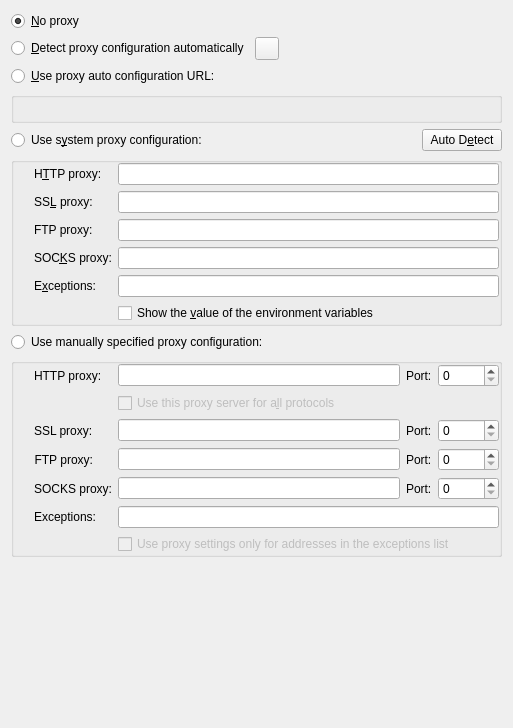
<?xml version="1.0" encoding="UTF-8"?>
<ui version="4.0">
 <class>ProxyDialogUI</class>
 <widget class="QWidget" name="ProxyDialogUI">
  <property name="geometry">
   <rect>
    <x>0</x>
    <y>0</y>
    <width>513</width>
    <height>728</height>
   </rect>
  </property>
  <property name="whatsThis">
   <string>&lt;qt&gt;
Setup proxy configuration.
&lt;p&gt;
A proxy server is an intermediate machine that sits between your computer and the Internet and provides services such as web page caching and filtering. Caching proxy servers give you faster access to web sites you have already visited by locally storing or caching those pages; filtering proxy servers usually provide the ability to block out requests for ads, spam, or anything else you want to block.
&lt;p&gt;
If you are uncertain whether or not you need to use a proxy server to connect to the Internet, consult your Internet service provider's setup guide or your system administrator.
&lt;/qt&gt;</string>
  </property>
  <layout class="QGridLayout" name="gridLayout">
   <item row="8" column="0" colspan="4">
    <spacer name="verticalSpacer">
     <property name="orientation">
      <enum>Qt::Orientation::Vertical</enum>
     </property>
     <property name="sizeType">
      <enum>QSizePolicy::Policy::MinimumExpanding</enum>
     </property>
     <property name="sizeHint" stdset="0">
      <size>
       <width>20</width>
       <height>42</height>
      </size>
     </property>
    </spacer>
   </item>
   <item row="4" column="3">
    <widget class="QPushButton" name="autoDetectButton">
     <property name="whatsThis">
      <string>&lt;qt&gt;Attempt automatic discovery of the environment variables used for setting system wide proxy information.&lt;p&gt; This feature works by searching for commonly used variable names such as HTTP_PROXY, FTP_PROXY and NO_PROXY.&lt;/qt&gt;</string>
     </property>
     <property name="text">
      <string>Auto D&amp;etect</string>
     </property>
    </widget>
   </item>
   <item row="0" column="0">
    <widget class="QRadioButton" name="noProxyRadioButton">
     <property name="whatsThis">
      <string>Connect to the Internet directly.</string>
     </property>
     <property name="text">
      <string>&amp;No proxy</string>
     </property>
     <property name="checked">
      <bool>true</bool>
     </property>
    </widget>
   </item>
   <item row="7" column="0" colspan="4">
    <widget class="QGroupBox" name="manualProxyGroupBox">
     <property name="title">
      <string/>
     </property>
     <property name="flat">
      <bool>true</bool>
     </property>
     <layout class="QFormLayout" name="formLayout">
      <property name="fieldGrowthPolicy">
       <enum>QFormLayout::FieldGrowthPolicy::ExpandingFieldsGrow</enum>
      </property>
      <property name="leftMargin">
       <number>20</number>
      </property>
      <property name="topMargin">
       <number>0</number>
      </property>
      <property name="rightMargin">
       <number>0</number>
      </property>
      <property name="bottomMargin">
       <number>0</number>
      </property>
      <item row="0" column="0">
       <widget class="QLabel" name="manualProxyHttpEditLabel">
        <property name="sizePolicy">
         <sizepolicy hsizetype="Fixed" vsizetype="Preferred">
          <horstretch>0</horstretch>
          <verstretch>0</verstretch>
         </sizepolicy>
        </property>
        <property name="text">
         <string>HTTP proxy:</string>
        </property>
        <property name="wordWrap">
         <bool>false</bool>
        </property>
        <property name="buddy">
         <cstring>manualProxyHttpEdit</cstring>
        </property>
       </widget>
      </item>
      <item row="0" column="1">
       <layout class="QHBoxLayout" name="horizontalLayout_4">
        <item>
         <widget class="QLineEdit" name="manualProxyHttpEdit">
          <property name="whatsThis">
           <string>Enter the address of the HTTP proxy server.</string>
          </property>
         </widget>
        </item>
        <item>
         <widget class="QLabel" name="manualProxyHttpSpinBoxLabel">
          <property name="text">
           <string>Port:</string>
          </property>
          <property name="buddy">
           <cstring>manualProxyHttpSpinBox</cstring>
          </property>
         </widget>
        </item>
        <item>
         <widget class="QSpinBox" name="manualProxyHttpSpinBox">
          <property name="maximumSize">
           <size>
            <width>32767</width>
            <height>32767</height>
           </size>
          </property>
          <property name="whatsThis">
           <string>Enter the port number of the HTTP proxy server.</string>
          </property>
          <property name="maximum">
           <number>65536</number>
          </property>
         </widget>
        </item>
       </layout>
      </item>
      <item row="1" column="1">
       <widget class="QCheckBox" name="useSameProxyCheckBox">
        <property name="enabled">
         <bool>false</bool>
        </property>
        <property name="text">
         <string>Use this proxy server for a&amp;ll protocols</string>
        </property>
       </widget>
      </item>
      <item row="2" column="0">
       <widget class="QLabel" name="manualProxyHttpsEditLabel">
        <property name="sizePolicy">
         <sizepolicy hsizetype="Fixed" vsizetype="Preferred">
          <horstretch>0</horstretch>
          <verstretch>0</verstretch>
         </sizepolicy>
        </property>
        <property name="text">
         <string>SSL proxy:</string>
        </property>
        <property name="wordWrap">
         <bool>false</bool>
        </property>
        <property name="buddy">
         <cstring>manualProxyHttpsEdit</cstring>
        </property>
       </widget>
      </item>
      <item row="2" column="1">
       <layout class="QHBoxLayout" name="horizontalLayout_3">
        <item>
         <widget class="QLineEdit" name="manualProxyHttpsEdit">
          <property name="whatsThis">
           <string>Enter the address of the HTTPS proxy server.</string>
          </property>
         </widget>
        </item>
        <item>
         <widget class="QLabel" name="manualProxyHttpsSpinBoxLabel">
          <property name="text">
           <string>Port:</string>
          </property>
          <property name="buddy">
           <cstring>manualProxyHttpsSpinBox</cstring>
          </property>
         </widget>
        </item>
        <item>
         <widget class="QSpinBox" name="manualProxyHttpsSpinBox">
          <property name="whatsThis">
           <string>Enter the port number of the HTTPS proxy server.</string>
          </property>
          <property name="maximum">
           <number>65536</number>
          </property>
         </widget>
        </item>
       </layout>
      </item>
      <item row="3" column="0">
       <widget class="QLabel" name="manualProxyFtpEditLabel">
        <property name="sizePolicy">
         <sizepolicy hsizetype="Fixed" vsizetype="Preferred">
          <horstretch>0</horstretch>
          <verstretch>0</verstretch>
         </sizepolicy>
        </property>
        <property name="text">
         <string>FTP proxy:</string>
        </property>
        <property name="alignment">
         <set>Qt::AlignmentFlag::AlignRight|Qt::AlignmentFlag::AlignTrailing|Qt::AlignmentFlag::AlignVCenter</set>
        </property>
        <property name="wordWrap">
         <bool>false</bool>
        </property>
        <property name="buddy">
         <cstring>manualProxyFtpEdit</cstring>
        </property>
       </widget>
      </item>
      <item row="3" column="1">
       <layout class="QHBoxLayout" name="horizontalLayout_2">
        <item>
         <widget class="QLineEdit" name="manualProxyFtpEdit">
          <property name="whatsThis">
           <string>Enter the address of the FTP proxy server.</string>
          </property>
         </widget>
        </item>
        <item>
         <widget class="QLabel" name="manualProxyFtpSpinBoxLabel">
          <property name="text">
           <string>Port:</string>
          </property>
          <property name="buddy">
           <cstring>manualProxyFtpSpinBox</cstring>
          </property>
         </widget>
        </item>
        <item>
         <widget class="QSpinBox" name="manualProxyFtpSpinBox">
          <property name="whatsThis">
           <string>Enter the port number of the FTP proxy server.</string>
          </property>
          <property name="maximum">
           <number>65536</number>
          </property>
         </widget>
        </item>
       </layout>
      </item>
      <item row="4" column="0">
       <widget class="QLabel" name="manualProxySocksEditLabel">
        <property name="sizePolicy">
         <sizepolicy hsizetype="Fixed" vsizetype="Preferred">
          <horstretch>0</horstretch>
          <verstretch>0</verstretch>
         </sizepolicy>
        </property>
        <property name="text">
         <string>SOCKS proxy:</string>
        </property>
        <property name="alignment">
         <set>Qt::AlignmentFlag::AlignRight|Qt::AlignmentFlag::AlignTrailing|Qt::AlignmentFlag::AlignVCenter</set>
        </property>
        <property name="buddy">
         <cstring>manualProxySocksEdit</cstring>
        </property>
       </widget>
      </item>
      <item row="4" column="1">
       <layout class="QHBoxLayout" name="horizontalLayout">
        <item>
         <widget class="QLineEdit" name="manualProxySocksEdit">
          <property name="whatsThis">
           <string>Enter the address of the SOCKS proxy server.</string>
          </property>
         </widget>
        </item>
        <item>
         <widget class="QLabel" name="manualProxySocksSpinBoxLabel">
          <property name="text">
           <string>Port:</string>
          </property>
          <property name="buddy">
           <cstring>manualProxySocksSpinBox</cstring>
          </property>
         </widget>
        </item>
        <item>
         <widget class="QSpinBox" name="manualProxySocksSpinBox">
          <property name="whatsThis">
           <string>Enter the port number of the SOCKS proxy server.</string>
          </property>
          <property name="maximum">
           <number>65536</number>
          </property>
         </widget>
        </item>
       </layout>
      </item>
      <item row="5" column="0">
       <widget class="QLabel" name="manNoProxyLabel">
        <property name="whatsThis">
         <string>&lt;qt&gt;
Enter the environment variable, e.g. &lt;b&gt;NO_PROXY&lt;/b&gt;, used to store the addresses of sites for which the proxy server should not be used.&lt;p&gt;
Alternatively, you can click on the &lt;b&gt;&quot;Auto Detect&quot;&lt;/b&gt; button to attempt an automatic discovery of this variable.
&lt;/qt&gt;</string>
        </property>
        <property name="text">
         <string>Exceptions:</string>
        </property>
        <property name="alignment">
         <set>Qt::AlignmentFlag::AlignRight|Qt::AlignmentFlag::AlignTrailing|Qt::AlignmentFlag::AlignVCenter</set>
        </property>
        <property name="wordWrap">
         <bool>false</bool>
        </property>
        <property name="buddy">
         <cstring>manualNoProxyEdit</cstring>
        </property>
       </widget>
      </item>
      <item row="5" column="1">
       <widget class="QLineEdit" name="manualNoProxyEdit">
        <property name="sizePolicy">
         <sizepolicy hsizetype="Expanding" vsizetype="Fixed">
          <horstretch>0</horstretch>
          <verstretch>0</verstretch>
         </sizepolicy>
        </property>
        <property name="whatsThis">
         <string>&lt;qt&gt;
&lt;p&gt;Enter a comma separated list of hostnames or ip addresses that should be excluded from using the above proxy settings.&lt;/p&gt;
&lt;p&gt;If you want to exclude all hosts for a given domain, then simply enter the domain name preceded by a dot. For example, to exclude all hostnames for &lt;i&gt;kde.org&lt;/i&gt;, enter &lt;i&gt;.kde.org&lt;/i&gt;. Wildcard characters such as '*' or '?' are not supported and will have no effect.&lt;/p&gt;
&lt;p&gt;Additionally, you can also enter IP addresses, e.g. 127.0.0.1 and IP addresses with a subnet, e.g. 192.168.0.1/24.&lt;/p&gt;
&lt;/qt&gt;</string>
        </property>
       </widget>
      </item>
      <item row="6" column="1">
       <widget class="QCheckBox" name="useReverseProxyCheckBox">
        <property name="enabled">
         <bool>false</bool>
        </property>
        <property name="whatsThis">
         <string>&lt;qt&gt;
Check this box if you want the above proxy settings to apply only to the addresses listed in the &lt;i&gt;Exceptions&lt;/i&gt; list.&lt;/qt&gt;</string>
        </property>
        <property name="text">
         <string>Use proxy settings only for addresses in the exceptions list</string>
        </property>
       </widget>
      </item>
     </layout>
    </widget>
   </item>
   <item row="2" column="0" colspan="2">
    <widget class="QRadioButton" name="autoScriptProxyRadioButton">
     <property name="enabled">
      <bool>true</bool>
     </property>
     <property name="whatsThis">
      <string>Use the specified proxy script to configure the proxy settings.</string>
     </property>
     <property name="text">
      <string>&amp;Use proxy auto configuration URL:</string>
     </property>
    </widget>
   </item>
   <item row="6" column="0" colspan="2">
    <widget class="QRadioButton" name="manualProxyRadioButton">
     <property name="enabled">
      <bool>true</bool>
     </property>
     <property name="sizePolicy">
      <sizepolicy hsizetype="MinimumExpanding" vsizetype="Fixed">
       <horstretch>0</horstretch>
       <verstretch>0</verstretch>
      </sizepolicy>
     </property>
     <property name="whatsThis">
      <string>Manually enter proxy server configuration information.</string>
     </property>
     <property name="text">
      <string>Use manually specified proxy configuration:</string>
     </property>
    </widget>
   </item>
   <item row="5" column="0" colspan="4">
    <widget class="QGroupBox" name="systemProxyGroupBox">
     <property name="flat">
      <bool>true</bool>
     </property>
     <layout class="QFormLayout" name="formLayout_2">
      <property name="leftMargin">
       <number>20</number>
      </property>
      <property name="topMargin">
       <number>0</number>
      </property>
      <property name="rightMargin">
       <number>0</number>
      </property>
      <property name="bottomMargin">
       <number>0</number>
      </property>
      <item row="0" column="0">
       <widget class="QLabel" name="systemProxyHttpLabel">
        <property name="whatsThis">
         <string>&lt;qt&gt;
Enter the name of the environment variable, e.g. &lt;b&gt;HTTP_PROXY&lt;/b&gt;, used to store the address of the HTTP proxy server.&lt;p&gt;
Alternatively, you can click on the &lt;b&gt;&quot;Auto Detect&quot;&lt;/b&gt; button to attempt automatic discovery of this variable.&lt;/p&gt;
&lt;/qt&gt;</string>
        </property>
        <property name="text">
         <string>H&amp;TTP proxy:</string>
        </property>
        <property name="wordWrap">
         <bool>false</bool>
        </property>
        <property name="buddy">
         <cstring>systemProxyHttpEdit</cstring>
        </property>
       </widget>
      </item>
      <item row="0" column="1">
       <widget class="QLineEdit" name="systemProxyHttpEdit">
        <property name="sizePolicy">
         <sizepolicy hsizetype="Expanding" vsizetype="Fixed">
          <horstretch>0</horstretch>
          <verstretch>0</verstretch>
         </sizepolicy>
        </property>
        <property name="whatsThis">
         <string>&lt;qt&gt;
Enter the name of the environment variable, e.g. &lt;b&gt;HTTP_PROXY&lt;/b&gt;, used to store the address of the HTTP proxy server.&lt;p&gt;
Alternatively, you can click on the &lt;b&gt;&quot;Auto Detect&quot;&lt;/b&gt; button to attempt automatic discovery of this variable.&lt;/p&gt;
&lt;/qt&gt;</string>
        </property>
       </widget>
      </item>
      <item row="1" column="0">
       <widget class="QLabel" name="systemProxyHttpsLabel">
        <property name="whatsThis">
         <string>&lt;qt&gt;
Enter the name of the environment variable, e.g. &lt;b&gt;HTTPS_PROXY&lt;/b&gt;, used to store the address of the HTTPS proxy server.&lt;p&gt;
Alternatively, you can click on the &lt;b&gt;&quot;Auto Detect&quot;&lt;/b&gt; button to attempt an automatic discovery of this variable.&lt;/p&gt;
&lt;/qt&gt;</string>
        </property>
        <property name="text">
         <string>SS&amp;L proxy:</string>
        </property>
        <property name="wordWrap">
         <bool>false</bool>
        </property>
        <property name="buddy">
         <cstring>systemProxyHttpsEdit</cstring>
        </property>
       </widget>
      </item>
      <item row="1" column="1">
       <widget class="QLineEdit" name="systemProxyHttpsEdit">
        <property name="sizePolicy">
         <sizepolicy hsizetype="Expanding" vsizetype="Fixed">
          <horstretch>0</horstretch>
          <verstretch>0</verstretch>
         </sizepolicy>
        </property>
        <property name="whatsThis">
         <string>&lt;qt&gt;
Enter the name of the environment variable, e.g. &lt;b&gt;HTTPS_PROXY&lt;/b&gt;, used to store the address of the HTTPS proxy server.&lt;p&gt;
Alternatively, you can click on the &lt;b&gt;&quot;Auto Detect&quot;&lt;/b&gt; button to attempt an automatic discovery of this variable.&lt;/p&gt;
&lt;/qt&gt;</string>
        </property>
       </widget>
      </item>
      <item row="2" column="0">
       <widget class="QLabel" name="systemProxyFtpLabel">
        <property name="whatsThis">
         <string>&lt;qt&gt;
Enter the name of the environment variable, e.g. &lt;b&gt;FTP_PROXY&lt;/b&gt;, used to store the address of the FTP proxy server.&lt;p&gt;
Alternatively, you can click on the &lt;b&gt;&quot;Auto Detect&quot;&lt;/b&gt; button to attempt an automatic discovery of this variable.&lt;/p&gt;
&lt;/qt&gt;</string>
        </property>
        <property name="text">
         <string>FTP proxy:</string>
        </property>
        <property name="wordWrap">
         <bool>false</bool>
        </property>
        <property name="buddy">
         <cstring>systemProxyFtpEdit</cstring>
        </property>
       </widget>
      </item>
      <item row="2" column="1">
       <widget class="QLineEdit" name="systemProxyFtpEdit">
        <property name="sizePolicy">
         <sizepolicy hsizetype="Expanding" vsizetype="Fixed">
          <horstretch>0</horstretch>
          <verstretch>0</verstretch>
         </sizepolicy>
        </property>
        <property name="whatsThis">
         <string>&lt;qt&gt;
Enter the name of the environment variable, e.g. &lt;b&gt;FTP_PROXY&lt;/b&gt;, used to store the address of the FTP proxy server.&lt;p&gt;
Alternatively, you can click on the &lt;b&gt;&quot;Auto Detect&quot;&lt;/b&gt; button to attempt an automatic discovery of this variable.&lt;/p&gt;
&lt;/qt&gt;</string>
        </property>
       </widget>
      </item>
      <item row="3" column="0">
       <widget class="QLabel" name="systemProxySocksLabel">
        <property name="whatsThis">
         <string>&lt;qt&gt;
Enter the name of the environment variable, e.g. &lt;b&gt;SOCKS_PROXY&lt;/b&gt;, used to store the address of the SOCKS proxy server.&lt;p&gt;
Alternatively, you can click on the &lt;b&gt;&quot;Auto Detect&quot;&lt;/b&gt; button to attempt an automatic discovery of this variable.&lt;/p&gt;
&lt;/qt&gt;</string>
        </property>
        <property name="text">
         <string>SOC&amp;KS proxy:</string>
        </property>
        <property name="wordWrap">
         <bool>false</bool>
        </property>
        <property name="buddy">
         <cstring>systemProxySocksEdit</cstring>
        </property>
       </widget>
      </item>
      <item row="3" column="1">
       <widget class="QLineEdit" name="systemProxySocksEdit">
        <property name="sizePolicy">
         <sizepolicy hsizetype="Expanding" vsizetype="Fixed">
          <horstretch>0</horstretch>
          <verstretch>0</verstretch>
         </sizepolicy>
        </property>
        <property name="whatsThis">
         <string>&lt;qt&gt;Enter the name of the environment variable, e.g. &lt;b&gt;SOCKS_PROXY&lt;/b&gt;, used to store the address of the SOCKS proxy server.&lt;p&gt;Alternatively, you can click on the &lt;b&gt;&amp;quot;Auto Detect&amp;quot;&lt;/b&gt; button to attempt an automatic discovery of this variable.&lt;/p&gt;&lt;/qt&gt;</string>
        </property>
       </widget>
      </item>
      <item row="4" column="0">
       <widget class="QLabel" name="sysNoProxyLabel">
        <property name="whatsThis">
         <string>&lt;qt&gt;
Enter the environment variable, e.g. &lt;b&gt;NO_PROXY&lt;/b&gt;, used to store the addresses of sites for which the proxy server should not be used.&lt;p&gt;
Alternatively, you can click on the &lt;b&gt;&quot;Auto Detect&quot;&lt;/b&gt; button to attempt an automatic discovery of this variable.
&lt;/qt&gt;</string>
        </property>
        <property name="text">
         <string>E&amp;xceptions:</string>
        </property>
        <property name="wordWrap">
         <bool>false</bool>
        </property>
        <property name="buddy">
         <cstring>systemNoProxyEdit</cstring>
        </property>
       </widget>
      </item>
      <item row="4" column="1">
       <widget class="QLineEdit" name="systemNoProxyEdit">
        <property name="sizePolicy">
         <sizepolicy hsizetype="Expanding" vsizetype="Fixed">
          <horstretch>0</horstretch>
          <verstretch>0</verstretch>
         </sizepolicy>
        </property>
        <property name="whatsThis">
         <string>&lt;qt&gt;Enter the environment variable, e.g. &lt;b&gt;NO_PROXY&lt;/b&gt;, used to store the addresses of sites for which the above proxy settings should not be used.&lt;p&gt;Alternatively, you can click on the &lt;b&gt;&amp;quot;Auto Detect&amp;quot;&lt;/b&gt; button to attempt an automatic discovery of this variable.&lt;/p&gt;&lt;/qt&gt;</string>
        </property>
       </widget>
      </item>
      <item row="5" column="1">
       <widget class="QCheckBox" name="showEnvValueCheckBox">
        <property name="text">
         <string>Show the &amp;value of the environment variables</string>
        </property>
       </widget>
      </item>
     </layout>
    </widget>
   </item>
   <item row="1" column="0">
    <widget class="QRadioButton" name="autoDiscoverProxyRadioButton">
     <property name="enabled">
      <bool>true</bool>
     </property>
     <property name="whatsThis">
      <string>&lt;qt&gt;
Automatically detect and configure the proxy settings.&lt;p&gt;
Automatic detection is performed using the &lt;b&gt;Web Proxy Auto-Discovery Protocol (WPAD)&lt;/b&gt;.&lt;p&gt;
&lt;b&gt;NOTE:&lt;/b&gt; This option might not work properly or not work at all in some UNIX/Linux distributions.
&lt;/qt&gt;</string>
     </property>
     <property name="text">
      <string>&amp;Detect proxy configuration automatically</string>
     </property>
    </widget>
   </item>
   <item row="3" column="0" colspan="4">
    <widget class="QGroupBox" name="proxyConfigScriptGroupBox">
     <property name="flat">
      <bool>true</bool>
     </property>
     <layout class="QVBoxLayout" name="verticalLayout_2">
      <property name="leftMargin">
       <number>20</number>
      </property>
      <property name="topMargin">
       <number>0</number>
      </property>
      <property name="rightMargin">
       <number>0</number>
      </property>
      <property name="bottomMargin">
       <number>0</number>
      </property>
      <item>
       <widget class="KUrlRequester" name="proxyScriptUrlRequester">
        <property name="sizePolicy">
         <sizepolicy hsizetype="Expanding" vsizetype="Preferred">
          <horstretch>0</horstretch>
          <verstretch>0</verstretch>
         </sizepolicy>
        </property>
        <property name="whatsThis">
         <string>Enter the address for the proxy configuration script.</string>
        </property>
       </widget>
      </item>
     </layout>
    </widget>
   </item>
   <item row="4" column="0">
    <widget class="QRadioButton" name="systemProxyRadioButton">
     <property name="enabled">
      <bool>true</bool>
     </property>
     <property name="sizePolicy">
      <sizepolicy hsizetype="MinimumExpanding" vsizetype="Fixed">
       <horstretch>0</horstretch>
       <verstretch>0</verstretch>
      </sizepolicy>
     </property>
     <property name="whatsThis">
      <string>&lt;qt&gt;&lt;p&gt;Use proxy settings defined on the system.&lt;/p&gt;
&lt;p&gt;Some platforms offer system wide proxy configuration information and selecting this option allows you to use those settings.&lt;/p&gt;
&lt;p&gt;On Mac platforms&lt;/p&gt;
&lt;p&gt;On Windows platforms&lt;/p&gt;
&lt;p&gt;On Unix and Linux platforms, such system proxy settings are usually defined through environment variables. The following environment variables are detected and used when present: &lt;b&gt;HTTP_PROXY&lt;/b&gt;, &lt;b&gt;HTTPS_PROXY&lt;/b&gt;, &lt;b&gt;FTP_PROXY&lt;/b&gt;, &lt;b&gt;NO_PROXY&lt;/b&gt;.&lt;/p&gt;
&lt;/qt&gt;</string>
     </property>
     <property name="text">
      <string>Use s&amp;ystem proxy configuration:</string>
     </property>
    </widget>
   </item>
   <item row="1" column="1">
    <layout class="QHBoxLayout" name="horizontalLayout_5">
     <item>
      <widget class="KContextualHelpButton" name="wpadHelpButton">
       <property name="layoutDirection">
        <enum>Qt::LayoutDirection::LeftToRight</enum>
       </property>
       <property name="contextualHelpText">
        <string>Automatic Configuration, also known as Web Proxy Auto-Discovery (WPAD), is almost never the correct configuration. Enabling it when it is not required may slow down network access and make your network less secure. Your network administrator will know whether enabling it is required.</string>
       </property>
      </widget>
     </item>
     <item>
      <spacer name="horizontalSpacer">
       <property name="orientation">
        <enum>Qt::Orientation::Horizontal</enum>
       </property>
       <property name="sizeHint" stdset="0">
        <size>
         <width>40</width>
         <height>20</height>
        </size>
       </property>
      </spacer>
     </item>
    </layout>
   </item>
  </layout>
 </widget>
 <customwidgets>
  <customwidget>
   <class>KUrlRequester</class>
   <extends>QWidget</extends>
   <header>kurlrequester.h</header>
   <container>1</container>
  </customwidget>
  <customwidget>
   <class>KContextualHelpButton</class>
   <extends>QToolButton</extends>
   <header>kcontextualhelpbutton.h</header>
  </customwidget>
 </customwidgets>
 <tabstops>
  <tabstop>noProxyRadioButton</tabstop>
  <tabstop>autoDiscoverProxyRadioButton</tabstop>
  <tabstop>autoScriptProxyRadioButton</tabstop>
  <tabstop>proxyScriptUrlRequester</tabstop>
  <tabstop>systemProxyRadioButton</tabstop>
  <tabstop>autoDetectButton</tabstop>
  <tabstop>systemProxyHttpEdit</tabstop>
  <tabstop>systemProxyHttpsEdit</tabstop>
  <tabstop>systemProxyFtpEdit</tabstop>
  <tabstop>systemProxySocksEdit</tabstop>
  <tabstop>systemNoProxyEdit</tabstop>
  <tabstop>showEnvValueCheckBox</tabstop>
  <tabstop>manualProxyRadioButton</tabstop>
  <tabstop>manualProxyHttpEdit</tabstop>
  <tabstop>manualProxyHttpSpinBox</tabstop>
  <tabstop>useSameProxyCheckBox</tabstop>
  <tabstop>manualProxyHttpsEdit</tabstop>
  <tabstop>manualProxyHttpsSpinBox</tabstop>
  <tabstop>manualProxyFtpEdit</tabstop>
  <tabstop>manualProxyFtpSpinBox</tabstop>
  <tabstop>manualProxySocksEdit</tabstop>
  <tabstop>manualProxySocksSpinBox</tabstop>
  <tabstop>manualNoProxyEdit</tabstop>
  <tabstop>useReverseProxyCheckBox</tabstop>
 </tabstops>
 <resources/>
 <connections>
  <connection>
   <sender>systemProxyRadioButton</sender>
   <signal>toggled(bool)</signal>
   <receiver>systemProxyGroupBox</receiver>
   <slot>setVisible(bool)</slot>
   <hints>
    <hint type="sourcelabel">
     <x>97</x>
     <y>121</y>
    </hint>
    <hint type="destinationlabel">
     <x>23</x>
     <y>150</y>
    </hint>
   </hints>
  </connection>
  <connection>
   <sender>manualProxyRadioButton</sender>
   <signal>toggled(bool)</signal>
   <receiver>manualProxyGroupBox</receiver>
   <slot>setVisible(bool)</slot>
   <hints>
    <hint type="sourcelabel">
     <x>76</x>
     <y>304</y>
    </hint>
    <hint type="destinationlabel">
     <x>18</x>
     <y>333</y>
    </hint>
   </hints>
  </connection>
  <connection>
   <sender>useSameProxyCheckBox</sender>
   <signal>toggled(bool)</signal>
   <receiver>manualProxyHttpsEdit</receiver>
   <slot>setDisabled(bool)</slot>
   <hints>
    <hint type="sourcelabel">
     <x>249</x>
     <y>370</y>
    </hint>
    <hint type="destinationlabel">
     <x>250</x>
     <y>384</y>
    </hint>
   </hints>
  </connection>
  <connection>
   <sender>useSameProxyCheckBox</sender>
   <signal>toggled(bool)</signal>
   <receiver>manualProxyFtpEdit</receiver>
   <slot>setDisabled(bool)</slot>
   <hints>
    <hint type="sourcelabel">
     <x>218</x>
     <y>364</y>
    </hint>
    <hint type="destinationlabel">
     <x>215</x>
     <y>414</y>
    </hint>
   </hints>
  </connection>
  <connection>
   <sender>useSameProxyCheckBox</sender>
   <signal>toggled(bool)</signal>
   <receiver>manualProxySocksEdit</receiver>
   <slot>setDisabled(bool)</slot>
   <hints>
    <hint type="sourcelabel">
     <x>191</x>
     <y>362</y>
    </hint>
    <hint type="destinationlabel">
     <x>187</x>
     <y>440</y>
    </hint>
   </hints>
  </connection>
  <connection>
   <sender>showEnvValueCheckBox</sender>
   <signal>toggled(bool)</signal>
   <receiver>systemNoProxyEdit</receiver>
   <slot>setDisabled(bool)</slot>
   <hints>
    <hint type="sourcelabel">
     <x>352</x>
     <y>282</y>
    </hint>
    <hint type="destinationlabel">
     <x>353</x>
     <y>259</y>
    </hint>
   </hints>
  </connection>
  <connection>
   <sender>showEnvValueCheckBox</sender>
   <signal>toggled(bool)</signal>
   <receiver>systemProxySocksEdit</receiver>
   <slot>setDisabled(bool)</slot>
   <hints>
    <hint type="sourcelabel">
     <x>275</x>
     <y>278</y>
    </hint>
    <hint type="destinationlabel">
     <x>273</x>
     <y>231</y>
    </hint>
   </hints>
  </connection>
  <connection>
   <sender>showEnvValueCheckBox</sender>
   <signal>toggled(bool)</signal>
   <receiver>systemProxyFtpEdit</receiver>
   <slot>setDisabled(bool)</slot>
   <hints>
    <hint type="sourcelabel">
     <x>299</x>
     <y>279</y>
    </hint>
    <hint type="destinationlabel">
     <x>299</x>
     <y>206</y>
    </hint>
   </hints>
  </connection>
  <connection>
   <sender>showEnvValueCheckBox</sender>
   <signal>toggled(bool)</signal>
   <receiver>systemProxyHttpsEdit</receiver>
   <slot>setDisabled(bool)</slot>
   <hints>
    <hint type="sourcelabel">
     <x>349</x>
     <y>280</y>
    </hint>
    <hint type="destinationlabel">
     <x>336</x>
     <y>185</y>
    </hint>
   </hints>
  </connection>
  <connection>
   <sender>showEnvValueCheckBox</sender>
   <signal>toggled(bool)</signal>
   <receiver>systemProxyHttpEdit</receiver>
   <slot>setDisabled(bool)</slot>
   <hints>
    <hint type="sourcelabel">
     <x>272</x>
     <y>279</y>
    </hint>
    <hint type="destinationlabel">
     <x>236</x>
     <y>156</y>
    </hint>
   </hints>
  </connection>
  <connection>
   <sender>autoScriptProxyRadioButton</sender>
   <signal>toggled(bool)</signal>
   <receiver>proxyConfigScriptGroupBox</receiver>
   <slot>setVisible(bool)</slot>
   <hints>
    <hint type="sourcelabel">
     <x>120</x>
     <y>63</y>
    </hint>
    <hint type="destinationlabel">
     <x>120</x>
     <y>79</y>
    </hint>
   </hints>
  </connection>
  <connection>
   <sender>systemProxyRadioButton</sender>
   <signal>toggled(bool)</signal>
   <receiver>autoDetectButton</receiver>
   <slot>setVisible(bool)</slot>
   <hints>
    <hint type="sourcelabel">
     <x>186</x>
     <y>119</y>
    </hint>
    <hint type="destinationlabel">
     <x>433</x>
     <y>124</y>
    </hint>
   </hints>
  </connection>
  <connection>
   <sender>useSameProxyCheckBox</sender>
   <signal>toggled(bool)</signal>
   <receiver>manualProxyHttpsSpinBox</receiver>
   <slot>setDisabled(bool)</slot>
   <hints>
    <hint type="sourcelabel">
     <x>155</x>
     <y>361</y>
    </hint>
    <hint type="destinationlabel">
     <x>464</x>
     <y>385</y>
    </hint>
   </hints>
  </connection>
  <connection>
   <sender>useSameProxyCheckBox</sender>
   <signal>toggled(bool)</signal>
   <receiver>manualProxyFtpSpinBox</receiver>
   <slot>setDisabled(bool)</slot>
   <hints>
    <hint type="sourcelabel">
     <x>139</x>
     <y>364</y>
    </hint>
    <hint type="destinationlabel">
     <x>451</x>
     <y>421</y>
    </hint>
   </hints>
  </connection>
  <connection>
   <sender>useSameProxyCheckBox</sender>
   <signal>toggled(bool)</signal>
   <receiver>manualProxySocksSpinBox</receiver>
   <slot>setDisabled(bool)</slot>
   <hints>
    <hint type="sourcelabel">
     <x>157</x>
     <y>363</y>
    </hint>
    <hint type="destinationlabel">
     <x>438</x>
     <y>449</y>
    </hint>
   </hints>
  </connection>
 </connections>
</ui>
